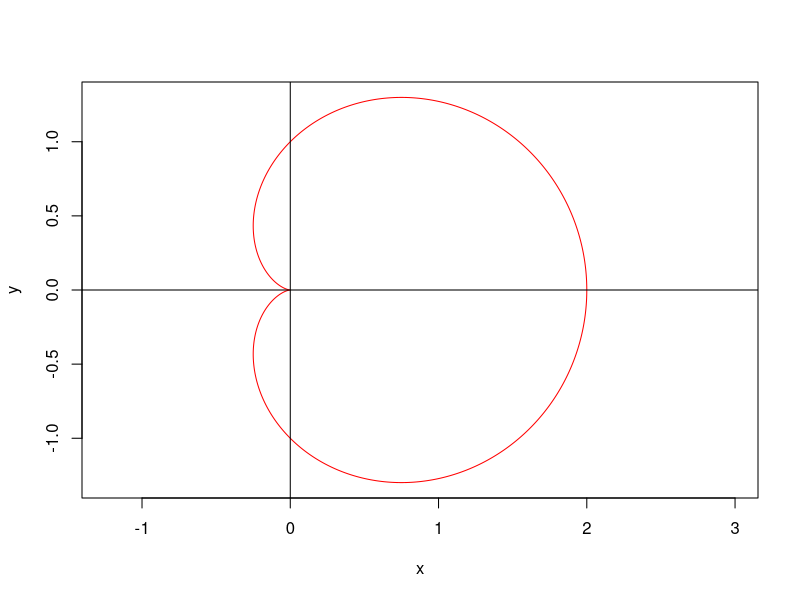

Write R code to recreate this figure.
# カルジオイド
n <- 1000 # 区間の分割数
a <- 1

t <- seq(0, 2*pi, 2*pi/n)
r <- a * (1 + cos(t))
x <- r * cos(t)
y <- r * sin(t)

plot(x, y, type="l", col="red", asp=1)
abline(h=0, v=0)